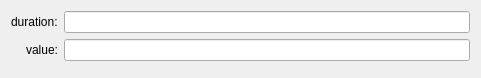
<?xml version="1.0" encoding="UTF-8"?>
<ui version="4.0">
 <class>Form</class>
 <widget class="QWidget" name="Form">
  <property name="geometry">
   <rect>
    <x>0</x>
    <y>0</y>
    <width>481</width>
    <height>78</height>
   </rect>
  </property>
  <property name="windowTitle">
   <string>Form</string>
  </property>
  <layout class="QFormLayout" name="formLayout">
   <property name="labelAlignment">
    <set>Qt::AlignRight|Qt::AlignTrailing|Qt::AlignVCenter</set>
   </property>
   <item row="0" column="0">
    <widget class="QLabel" name="label">
     <property name="text">
      <string>duration:</string>
     </property>
    </widget>
   </item>
   <item row="0" column="1">
    <widget class="QLineEdit" name="duration"/>
   </item>
   <item row="1" column="0">
    <widget class="QLabel" name="label_2">
     <property name="text">
      <string>value:</string>
     </property>
    </widget>
   </item>
   <item row="1" column="1">
    <widget class="QLineEdit" name="val"/>
   </item>
  </layout>
 </widget>
 <resources/>
 <connections/>
</ui>
